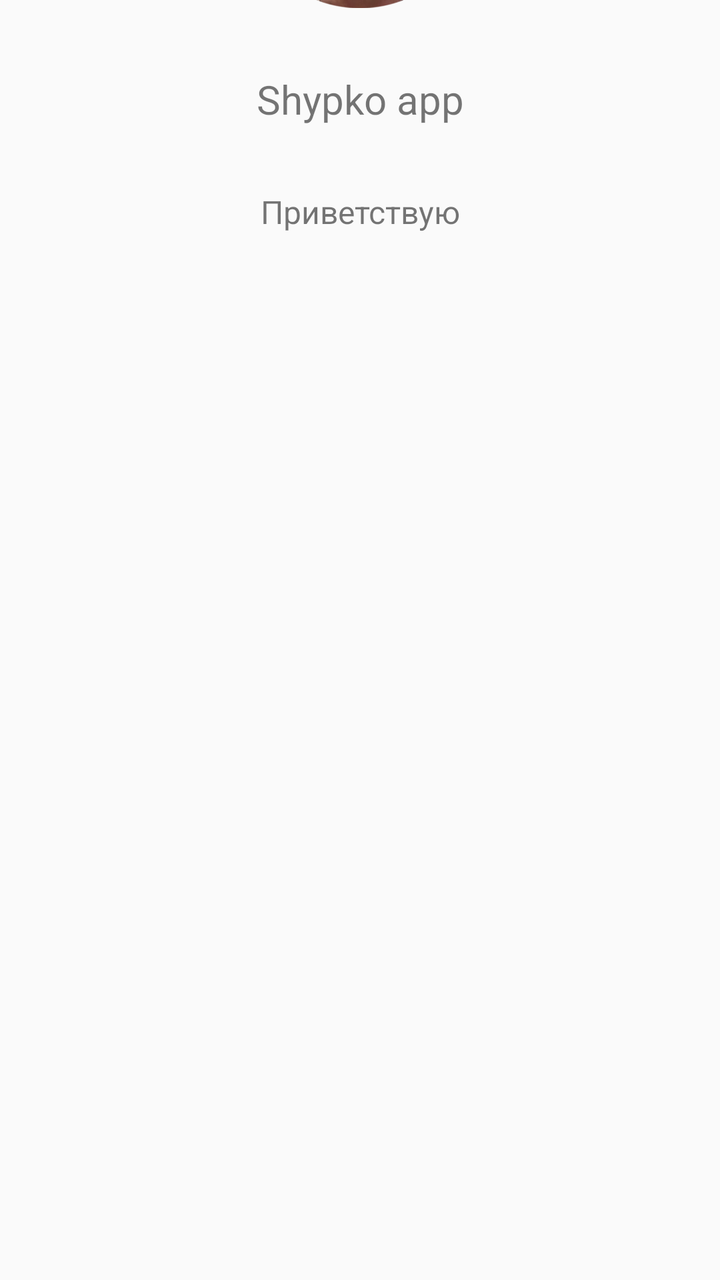
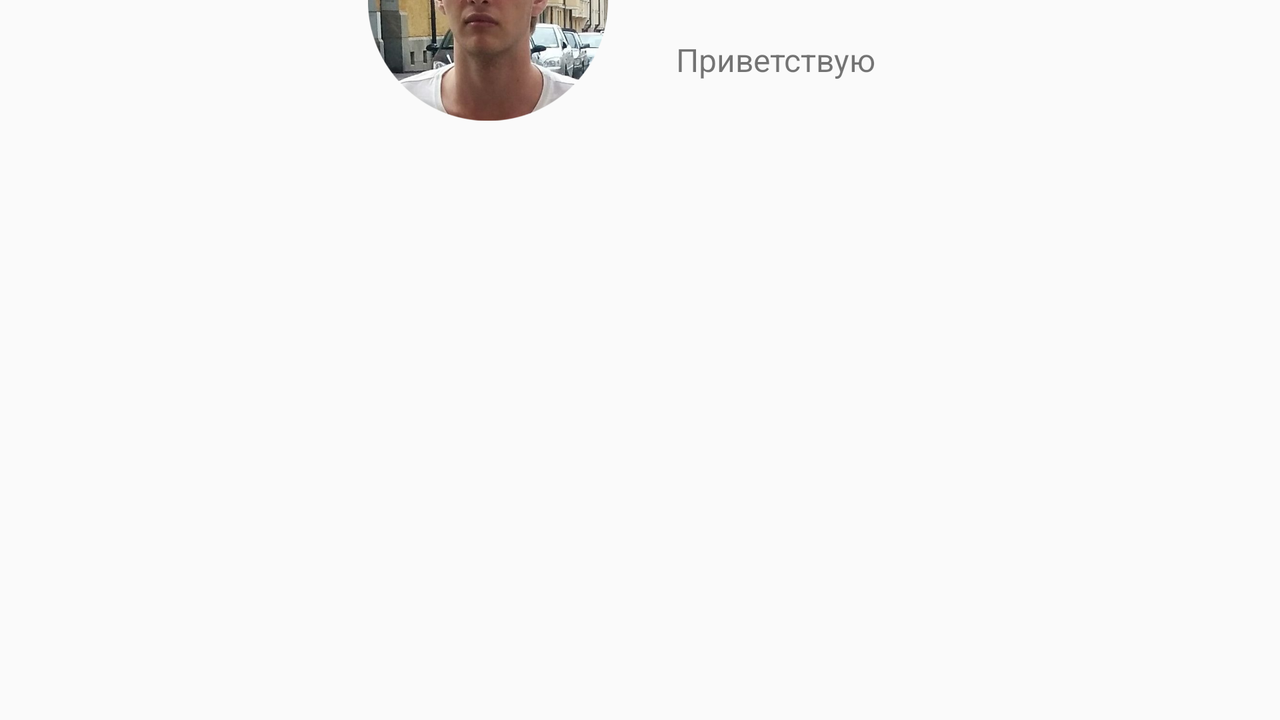

First picture: res/layout/ on a phone held upright. Second picture: the repository's own variant of that layout, on a device whose configuration matches the variant's folder. Source for both follows.
<!-- AndroidManifest.xml: application theme AppTheme.NoActionBar -->
<!-- res/layout/welcome_page.xml -->
<?xml version="1.0" encoding="utf-8"?>
<android.support.constraint.ConstraintLayout xmlns:android="http://schemas.android.com/apk/res/android"
    xmlns:app="http://schemas.android.com/apk/res-auto"
    xmlns:tools="http://schemas.android.com/tools"
    android:layout_width="match_parent"
    android:layout_height="match_parent"
    tools:context="com.example.glouz.shypkoapp.MainActivity">

    <LinearLayout
        android:id="@+id/info_app"
        android:layout_width="wrap_content"
        android:layout_height="wrap_content"
        android:orientation="vertical"
        app:layout_constraintBottom_toTopOf="parent"
        app:layout_constraintHorizontal_bias="0.5"
        app:layout_constraintLeft_toLeftOf="parent"
        app:layout_constraintRight_toRightOf="parent"
        app:layout_constraintTop_toTopOf="parent"
        app:layout_constraintVertical_bias="0.5">

        <ImageView
            android:id="@+id/avatar"
            android:layout_width="@dimen/widthIcon"
            android:layout_height="@dimen/heightIcon"
            android:padding="@dimen/padding"
            app:srcCompat="@drawable/avatar" />

        <TextView
            android:id="@+id/name_app"
            android:layout_width="match_parent"
            android:layout_height="wrap_content"
            android:gravity="center"
            android:padding="@dimen/padding"
            android:text="@string/appName"
            android:textSize="@dimen/nameApp" />

        <TextView
            android:id="@+id/text_hello"
            android:layout_width="match_parent"
            android:layout_height="wrap_content"
            android:gravity="center"
            android:padding="@dimen/padding"
            android:text="@string/hello"
            android:textSize="@dimen/hello" />
    </LinearLayout>
</android.support.constraint.ConstraintLayout>
<!-- resources referenced by this layout -->
<resources>
  <dimen name="heightIcon">152dp</dimen>
  <dimen name="hello">16sp</dimen>
  <dimen name="nameApp">20sp</dimen>
  <dimen name="padding">16dp</dimen>
  <dimen name="widthIcon">152dp</dimen>
  <!-- drawable avatar: png bitmap (drawable, 523736 bytes) -->
  <string name="appName" translatable="false">Shypko app</string>
  <string name="hello">Приветствую</string>
  <style name="AppTheme.NoActionBar">
          <item name="windowActionBar">false</item>
          <item name="windowNoTitle">true</item>
      </style>
</resources>
<!-- res/layout-land/welcome_page.xml (the repository's variant of the layout above) -->
<!-- drawn on the phone turned sideways -->
<?xml version="1.0" encoding="utf-8"?>
<android.support.constraint.ConstraintLayout xmlns:android="http://schemas.android.com/apk/res/android"
    xmlns:app="http://schemas.android.com/apk/res-auto"
    xmlns:tools="http://schemas.android.com/tools"
    android:layout_width="match_parent"
    android:layout_height="match_parent"
    tools:context="com.example.glouz.shypkoapp.MainActivity"
    tools:layout_editor_absoluteY="25dp">

    <ImageView
        android:id="@+id/avatar"
        android:layout_width="@dimen/widthIcon"
        android:layout_height="@dimen/heightIcon"
        android:padding="@dimen/padding"
        app:layout_constraintBottom_toTopOf="parent"
        app:layout_constraintRight_toRightOf="@+id/center_line"
        app:layout_constraintTop_toTopOf="parent"
        app:layout_constraintVertical_bias="0.5"
        app:srcCompat="@drawable/avatar" />

    <LinearLayout
        android:id="@+id/info_app"
        android:layout_width="wrap_content"
        android:layout_height="wrap_content"
        android:orientation="vertical"
        app:layout_constraintBottom_toTopOf="parent"
        app:layout_constraintLeft_toLeftOf="@id/center_line"
        app:layout_constraintTop_toTopOf="parent"
        app:layout_constraintVertical_bias="0.5">

        <TextView
            android:id="@+id/name_app"
            android:layout_width="match_parent"
            android:layout_height="wrap_content"
            android:gravity="center"
            android:padding="@dimen/padding"
            android:text="@string/appName"
            android:textSize="@dimen/nameApp" />

        <TextView
            android:id="@+id/text_hello"
            android:layout_width="match_parent"
            android:layout_height="wrap_content"
            android:gravity="center"
            android:padding="@dimen/padding"
            android:text="@string/hello"
            android:textSize="@dimen/hello" />
    </LinearLayout>

    <android.support.constraint.Guideline
        android:id="@+id/center_line"
        android:layout_width="wrap_content"
        android:layout_height="wrap_content"
        android:orientation="vertical"
        app:layout_constraintGuide_percent="0.5" />

</android.support.constraint.ConstraintLayout>
